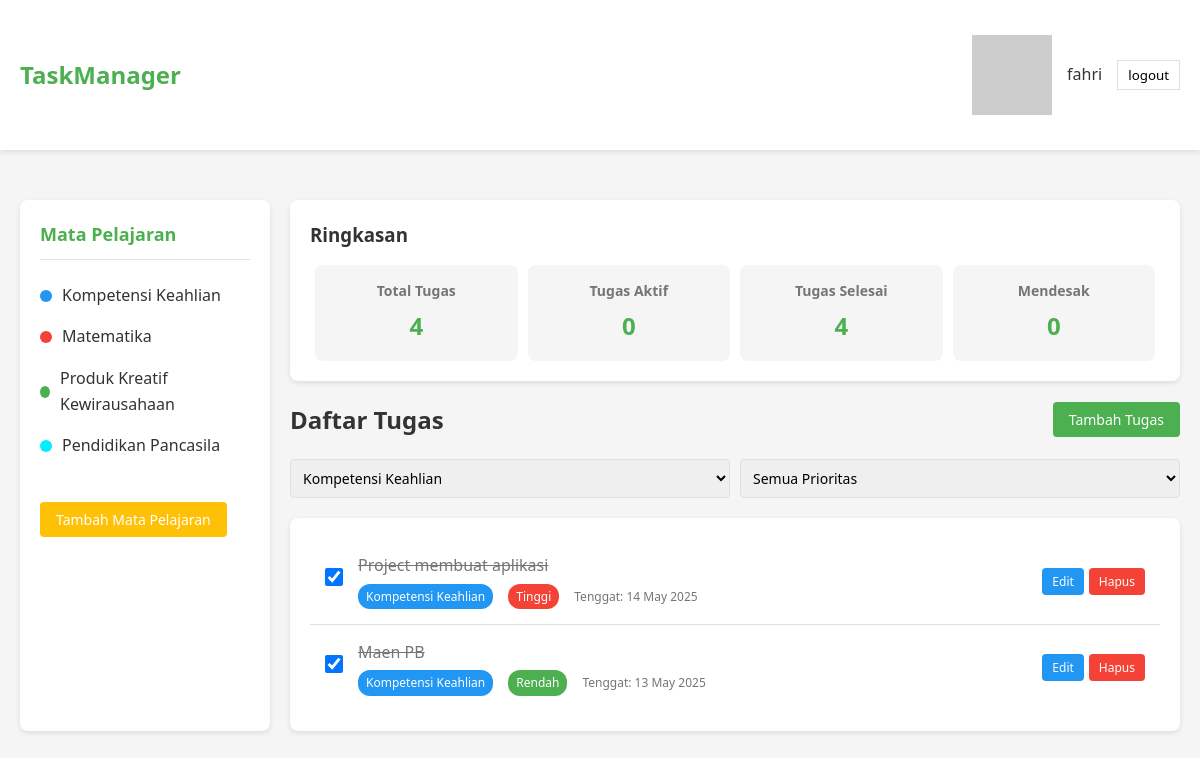
/todolist/homepage.php?category=Kompetensi Keahlian (signed in), run on the app's committed database.
### tables this page shows
CREATE TABLE `categories` (
  `id` int(11) NOT NULL,
  `user_id` int(11) DEFAULT NULL,
  `name` varchar(255) NOT NULL,
  `color` varchar(255) NOT NULL,
  `created_at` timestamp NOT NULL DEFAULT current_timestamp()
);

CREATE TABLE `task` (
  `id` int(11) NOT NULL,
  `title` varchar(255) NOT NULL,
  `description` text NOT NULL,
  `due_date` date NOT NULL,
  `priority` enum('rendah','sedang','tinggi') NOT NULL,
  `status` enum('belum_selasai','dalam_proses','selesai') NOT NULL,
  `category` varchar(255) NOT NULL,
  `created_at` timestamp NOT NULL DEFAULT current_timestamp(),
  `update_at` timestamp NOT NULL DEFAULT current_timestamp(),
  `user_id` int(11) NOT NULL
);

### todolist/homepage.php (the view, shortened to what this page needs)
<?php
require_once 'config.php';
function getCategories($conn, $userId) {
    $categories = array();
    $query = "SELECT * FROM categories WHERE user_id = ? OR user_id IS NULL";
    $stmt = $conn->prepare($query);
    $stmt->bind_param("i", $userId);
    $stmt->execute();
    $result = $stmt->get_result();
    while ($row = $result->fetch_assoc()) {
        $categories[] = $row;
    }
    return $categories;
}
function getTaskStatistics($conn, $userId) {
    $stats = array(
        'total' => 0,
        'active' => 0,
        'completed' => 0,
        'urgent' => 0
    );
    $query = "SELECT COUNT(*) as total FROM task WHERE user_id = ?";
    $stmt = $conn->prepare($query);
    $stmt->bind_param("i", $userId);
    $stmt->execute();
    $result = $stmt->get_result();
    $row = $result->fetch_assoc();
    $stats['total'] = $row['total'];
    $query = "SELECT COUNT(*) as active FROM task WHERE user_id = ? AND status != 'selesai'";
    $stmt = $conn->prepare($query);
    $stmt->bind_param("i", $userId);
    $stmt->execute();
    $result = $stmt->get_result();
    $row = $result->fetch_assoc();
    $stats['active'] = $row['active'];
    $query = "SELECT COUNT(*) as completed FROM task WHERE user_id = ? AND status = 'selesai'";
    $stmt = $conn->prepare($query);
    $stmt->bind_param("i", $userId);
    $stmt->execute();
    $result = $stmt->get_result();
    $row = $result->fetch_assoc();
    $stats['completed'] = $row['completed'];
    $query = "SELECT COUNT(*) as urgent FROM task WHERE user_id = ? AND priority = 'tinggi' AND status != 'selesai'";
    $stmt = $conn->prepare($query);
    $stmt->bind_param("i", $userId);
    $stmt->execute();
    $result = $stmt->get_result();
    $row = $result->fetch_assoc();
    $stats['urgent'] = $row['urgent'];
    return $stats;
}
function filterTask($conn, $userId, $category = 'all', $priority = 'all') {
    $tasks = array();
    $query = "SELECT * FROM task WHERE user_id = ?";
    $params = array($userId);
    $types = "i";
    if ($category != 'all') {
        $query .= " AND category = ?";
        $params[] = $category;
        $types .= "s";
    }
    $stmt = $conn->prepare($query);
    $stmt->bind_param($types, ...$params);
    $stmt->execute();
    $result = $stmt->get_result();
    while ($row = $result->fetch_assoc()) {
        $tasks[] = $row;
    }
    return $tasks;
}
$userId = $_SESSION['user_id'] ?? 0;
$categories = getCategories($conn, $userId);
$stats = getTaskStatistics($conn, $userId);
$categoryFilter = $_GET['category'] ?? 'all';
$priorityFilter = $_GET['priority'] ?? 'all';
$tasks = filterTask($conn, $userId, $categoryFilter, $priorityFilter);
function getCategoryColor($categoryName) {
    global $categories;
    foreach ($categories as $category) {
        if ($category['name'] == $categoryName) {
            return $category['color'];
        }
    }
    return '#4CAF50';
}
?>
<!DOCTYPE html>
<html lang="id">
<head>
    <link rel="stylesheet" href="homepage.css">
</head>
<body>
    <header>
        <div class="container">
            <nav>
                <div class="logo">TaskManager</div>
                <div class="user-info">
                    <img src="https://ui-avatars.com/api/?name=User&background=random" alt="User Avatar">
                    <span><?= htmlspecialchars($_SESSION['name'] ?? 'User'); ?></span>
                    <button onclick="window.location.href='logout.php'">logout</button>
                </div>
            </nav>
        </div>
    </header>
    <div class="container">
        <div class="main-content">
            <div class="sidebar">
                <h3>Mata Pelajaran</h3>
                <ul class="category-list" id="category-list">
                    <?php foreach ($categories as $category): ?>
                        <li class="category-item" data-category="<?= htmlspecialchars($category['name']) ?>">
                            <span class="category-color" style="background-color: <?= $category['color'] ?>;"></span>
                            <?= htmlspecialchars($category['name']) ?>
                        </li>
                    <?php endforeach; ?>
                </ul>
                <button id="add-category-btn" class="btn btn-secondary add-category">Tambah Mata Pelajaran</button>
            </div>
            <div class="content">
                <div class="summary">
                    <h3>Ringkasan</h3>
                    <div class="summary-stats">
                        <div class="stat-item">
                            <h4>Total Tugas</h4>
                            <div class="number" id="total-tasks"><?= $stats['total'] ?></div>
                        </div>
                        <div class="stat-item">
                            <h4>Tugas Aktif</h4>
                            <div class="number" id="active-tasks"><?= $stats['active'] ?></div>
                        </div>
                        <div class="stat-item">
                            <h4>Tugas Selesai</h4>
                            <div class="number" id="completed-tasks"><?= $stats['completed'] ?></div>
                        </div>
                        <div class="stat-item">
                            <h4>Mendesak</h4>
                            <div class="number" id="urgent-tasks"><?= $stats['urgent'] ?></div>
                        </div>
                    </div>
                </div>
                <div class="content-header">
                    <h2>Daftar Tugas</h2>
                    <button id="add-task-btn" class="btn">Tambah Tugas</button>
                </div>
                <form method="get" class="filter-bar">
                <select id="filter-kategori" class="form-control">
                    <?php foreach ($categories as $category): ?>
                        <option value="<?= htmlspecialchars($category['name']) ?>" <?= ($categoryFilter == $category['name']) ? 'selected' : '' ?>>
                            <?= htmlspecialchars($category['name']) ?>
                        </option>
                    <?php endforeach; ?>
                </select>
                <select id="filter-priority" class="form-control">
                    <option value="all">Semua Prioritas</option>
                </select>
                </form>
                <div class="tasks-container">
                    <ul class="task-list" id="task-list">
                        <?php if (empty($tasks)): ?>
                            <li class="task-empty">Tidak ada tugas yang ditemukan</li>
                        <?php else: ?>
                            <?php foreach ($tasks as $task): ?>
                                <?php
                                    $priorityClass = '';
                                    switch ($task['priority']) {
                                        case 'tinggi':
                                            $priorityClass = 'priority-high';
                                            break;
                                        case 'rendah':
                                            $priorityClass = 'priority-low';
                                            break;
                                    }
                                    $dueDate = date('d M Y', strtotime($task['due_date']));
                                    ?>
                                    <li class="task-item" data-task-id="<?= $task['id'] ?>">
                                        <div class="task-checkbox">
                                            <input type="checkbox"
                                                <?= $task['status'] == 'selesai' ? 'checked' : '' ?>
                                                onchange="toggleTaskStatus(<?= $task['id'] ?>, this.checked)">
                                        </div>
                                        <div class="task-content">
                                            <div class="task-title <?= $task['status'] == 'selesai' ? 'completed' : '' ?>">
                                                <?= htmlspecialchars($task['title']) ?>
                                            </div>
                                            <div class="task-details">
                                                <span class="task-category" style="background-color: <?= getCategoryColor($task['category']) ?>;">
                                                    <?= htmlspecialchars($task['category']) ?>
                                                </span>
                                                <span class="task-priority <?= $priorityClass ?>">
                                                    <?= ucfirst($task['priority']) ?>
                                                </span>
                                                <span class="task-date">Tenggat: <?= $dueDate ?></span>
                                            </div>
                                        </div>
                                    <div class="task-actions">
                                        <button class="btn btn-small btn-info edit-task"
                                                onclick="openEditTaskModal(<?= $task['id'] ?>)">Edit</button>
                                        <button class="btn btn-small btn-danger delete-task"
                                                onclick="deleteTask(<?= $task['id'] ?>)">Hapus</button>
                                    </div>
                                </li>
                            <?php endforeach; ?>
                        <?php endif; ?>
                    </ul>
                </div>
            </div>
        </div>
    </div>
</body>
</html>

### todolist/homepage.css (style rules this page uses)
:root { --primary-color: #4CAF50; --primary-dark: #388E3C; --secondary-color: #FFC107; --text-color: #333; --light-gray: #f5f5f5; --medium-gray: #e0e0e0; --dark-gray: #757575; --danger-color: #F44336; --success-color: #4CAF50; --warning-color: #FF9800; --info-color: #2196F3; }
* { margin: 0; padding: 0; box-sizing: border-box; font-family: 'Segoe UI', Tahoma, Geneva, Verdana, sans-serif; }
body { background-color: var(--light-gray); color: var(--text-color); line-height: 1.6; }
.container { max-width: 1200px; margin: 0 auto; padding: 20px; }
header { background-color: white; padding: 15px 0; box-shadow: 0 2px 5px rgba(0, 0, 0, 0.1); }
nav { display: flex; justify-content: space-between; align-items: center; }
.logo { font-size: 24px; font-weight: bold; color: var(--primary-color); }
.user-info { display: flex; align-items: center; gap: 15px; }
.user-info button { padding: 5px 10px; margin: 0; cursor: pointer; border: 1px solid var(--medium-gray); background-color: white; transition: background-color 0.2s ease; }
.main-content { display: flex; margin-top: 30px; gap: 20px; }
.sidebar { width: 250px; background-color: white; border-radius: 8px; box-shadow: 0 2px 5px rgba(0, 0, 0, 0.1); padding: 20px; }
.sidebar h3 { font-size: 18px; margin-bottom: 15px; color: var(--primary-color); border-bottom: 1px solid var(--medium-gray); padding-bottom: 10px; }
.category-list { list-style: none; margin-bottom: 20px; }
.category-item { padding: 8px 0; cursor: pointer; transition: all 0.3s; display: flex; align-items: center; }
.category-color { width: 12px; height: 12px; border-radius: 50%; margin-right: 10px; }
.btn { display: inline-block; padding: 8px 16px; background-color: var(--primary-color); color: white; border: none; border-radius: 4px; cursor: pointer; transition: background-color 0.3s; font-size: 14px; text-align: center; text-decoration: none; }
.btn-small { padding: 5px 10px; font-size: 12px; }
.btn-secondary { background-color: var(--secondary-color); }
.btn-danger { background-color: var(--danger-color); }
.btn-info { background-color: var(--info-color); }
.add-category { margin-top: 15px; }
.summary { background-color: white; border-radius: 8px; box-shadow: 0 2px 5px rgba(0, 0, 0, 0.1); padding: 20px; margin-bottom: 20px; }
.summary-stats { display: flex; justify-content: space-between; margin-top: 15px; }
.stat-item { text-align: center; padding: 15px; background-color: var(--light-gray); border-radius: 8px; flex: 1; margin: 0 5px; }
.stat-item h4 { font-size: 14px; margin-bottom: 5px; color: var(--dark-gray); }
.stat-item .number { font-size: 24px; font-weight: bold; color: var(--primary-color); }
.content { flex: 1; }
.content-header { display: flex; justify-content: space-between; align-items: center; margin-bottom: 20px; }
.filter-bar { display: flex; gap: 10px; margin-bottom: 20px; align-items: center; }
.filter-bar select, .filter-bar input { padding: 8px; border: 1px solid var(--medium-gray); border-radius: 4px; font-size: 14px; }
.tasks-container { background-color: white; border-radius: 8px; box-shadow: 0 2px 5px rgba(0, 0, 0, 0.1); padding: 20px; }
.task-list { list-style: none; }
.task-item { padding: 15px; border-bottom: 1px solid var(--medium-gray); display: flex; align-items: center; transition: background-color 0.3s; }
.task-item:last-child { border-bottom: none; }
.task-checkbox { margin-right: 15px; cursor: pointer; }
.task-checkbox input { width: 18px; height: 18px; cursor: pointer; }
.task-content { flex: 1; }
.task-title { font-weight: 500; margin-bottom: 5px; }
.task-details { font-size: 14px; color: var(--dark-gray); display: flex; align-items: center; gap: 15px; }
.task-category { display: inline-block; padding: 3px 8px; border-radius: 12px; font-size: 12px; color: white; background-color: var(--info-color); }
.task-priority { display: inline-block; padding: 3px 8px; border-radius: 12px; font-size: 12px; color: white; }
.priority-high { background-color: var(--danger-color); }
.priority-low { background-color: var(--success-color); }
.task-date { color: var(--dark-gray); font-size: 12px; }
.task-actions { display: flex; gap: 5px; }
.form-control { width: 100%; padding: 10px; border: 1px solid var(--medium-gray); border-radius: 4px; font-size: 14px; }
.completed { text-decoration: line-through; color: var(--dark-gray); }

### data on the page
categories: name "Kompetensi Keahlian"
categories: name "Matematika"
categories: name "Produk Kreatif Kewirausahaan"
categories: name "Pendidikan Pancasila"
task: status "☑", title "Project membuat aplikasi", category "Kompetensi Keahlian", priority "Tinggi", due_date "14 May 2025"
task: status "☑", title "Maen PB", category "Kompetensi Keahlian", priority "Rendah", due_date "13 May 2025"

### other printed values
$_SESSION['name'] "fahri"
$stats['total'] "4"
$stats['active'] "0"
$stats['completed'] "4"
$stats['urgent'] "0"
form field value "Kompetensi Keahlian"
